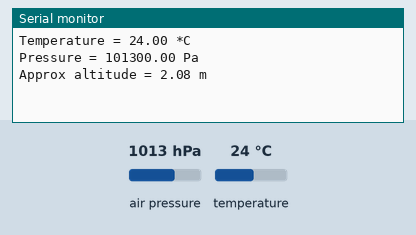
Bench run of a sketch on a simulated Arduino Uno, built with avr-gcc and run on an emulated ATmega328P. Parts: the last lines printed to the serial monitor. Inputs (shaded band) come from the test bench; at power-on: air pressure 1013 hPa, temperature 24 °C.

Above: at 1.2 s.
1.3 s: air pressure set to 952 hPa
At 2.7 s:
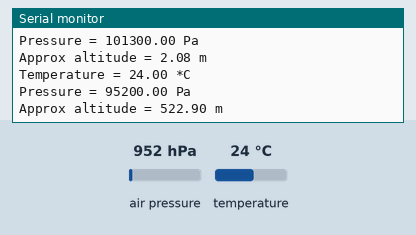
3.6 s: temperature set to 12 °C
At 4.5 s:
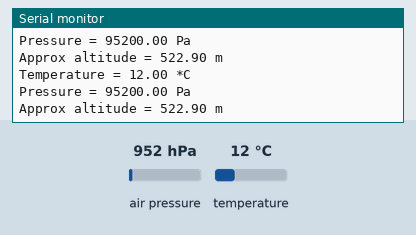
5.9 s: air pressure set to 975 hPa
At 7.4 s:
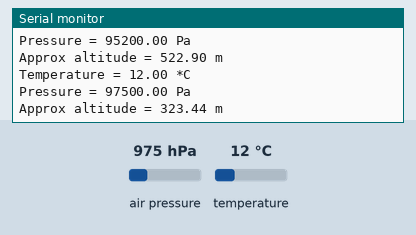
Timing chart, 0 to 8.9 s (numbered marks = the images above; inputs shaded):
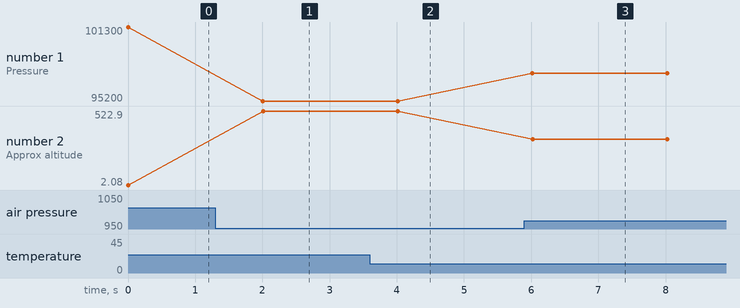

Measured:
- after the input at 1.3 s, the serial monitor: prints a new line after 0.71 s (image 1)
- after the input at 3.6 s, the serial monitor: prints a new line after 0.41 s (image 2)
- after the input at 5.9 s, the serial monitor: prints a new line after 0.12 s (image 3)
- plotted number 1: 101300 → 95200 after the input at 1.3 s, 95200 → 97500 after the input at 5.9 s
- plotted number 2: 2.08 → 522.9 after the input at 1.3 s, 522.9 → 323.44 after the input at 5.9 s

The sketch:

BMP280.ino
```cpp
#include <Wire.h>

#include <Adafruit_BMP280.h> //- https://github.com/adafruit/Adafruit_BMP280_Library

Adafruit_BMP280 bmp; // I2C

void setup() {
  Serial.begin(115200);
  unsigned status;
  status = bmp.begin(BMP280_ADDRESS_ALT);
  if (!status) {
    Serial.println(F("Could not find a valid BMP280 sensor, check wiring or "
                     "try a different address!"));
    Serial.print("SensorID was: 0x"); Serial.println(bmp.sensorID(), 16);
    Serial.print("        ID of 0xFF probably means a bad address, a BMP 180 or BMP 085\n");
    Serial.print("   ID of 0x56-0x58 represents a BMP 280,\n");
    Serial.print("        ID of 0x60 represents a BME 280.\n");
    Serial.print("        ID of 0x61 represents a BME 680.\n");
    while (1) delay(10);
  }

  /* Default settings from datasheet. */
  bmp.setSampling(Adafruit_BMP280::MODE_NORMAL,     /* Operating Mode. */
                  Adafruit_BMP280::SAMPLING_X2,     /* Temp. oversampling */
                  Adafruit_BMP280::SAMPLING_X16,    /* Pressure oversampling */
                  Adafruit_BMP280::FILTER_X16,      /* Filtering. */
                  Adafruit_BMP280::STANDBY_MS_500); /* Standby time. */
}

void loop() {
  Serial.print(F("Temperature = "));
  Serial.print(bmp.readTemperature());
  Serial.println(" *C");

  Serial.print(F("Pressure = "));
  Serial.print(bmp.readPressure());
  Serial.println(" Pa");

  Serial.print(F("Approx altitude = "));
  Serial.print(bmp.readAltitude(1013.25)); /* Adjusted to local forecast! */
  Serial.println(" m");

  Serial.println();
  delay(2000);
}
```
